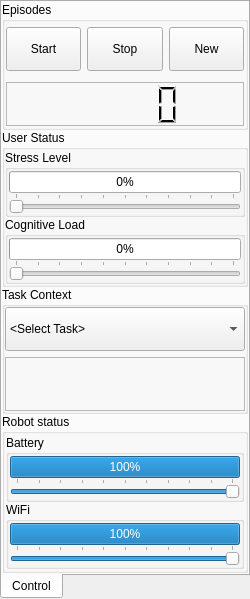
<?xml version="1.0" encoding="UTF-8"?>
<ui version="4.0">
 <class>AUIParameters</class>
 <widget class="QDockWidget" name="AUIParameters">
  <property name="geometry">
   <rect>
    <x>0</x>
    <y>0</y>
    <width>250</width>
    <height>599</height>
   </rect>
  </property>
  <property name="sizePolicy">
   <sizepolicy hsizetype="Fixed" vsizetype="Preferred">
    <horstretch>0</horstretch>
    <verstretch>0</verstretch>
   </sizepolicy>
  </property>
  <property name="minimumSize">
   <size>
    <width>250</width>
    <height>599</height>
   </size>
  </property>
  <property name="maximumSize">
   <size>
    <width>300</width>
    <height>524287</height>
   </size>
  </property>
  <property name="windowTitle">
   <string>AUI Parameters</string>
  </property>
  <widget class="QWidget" name="AUIParams">
   <layout class="QVBoxLayout" name="verticalLayout">
    <property name="margin">
     <number>0</number>
    </property>
    <item>
     <widget class="QTabWidget" name="contents">
      <property name="maximumSize">
       <size>
        <width>16777215</width>
        <height>16777215</height>
       </size>
      </property>
      <property name="tabPosition">
       <enum>QTabWidget::South</enum>
      </property>
      <property name="currentIndex">
       <number>0</number>
      </property>
      <widget class="QWidget" name="Tab1">
       <attribute name="title">
        <string>Control</string>
       </attribute>
       <layout class="QVBoxLayout" name="tab1Layout">
        <property name="spacing">
         <number>0</number>
        </property>
        <property name="margin">
         <number>0</number>
        </property>
        <item>
         <widget class="QGroupBox" name="episodes">
          <property name="maximumSize">
           <size>
            <width>16777215</width>
            <height>16777215</height>
           </size>
          </property>
          <property name="title">
           <string>Episodes</string>
          </property>
          <layout class="QGridLayout" name="episodesLayout">
           <property name="margin">
            <number>1</number>
           </property>
           <property name="spacing">
            <number>6</number>
           </property>
           <item row="1" column="0" alignment="Qt::AlignHCenter|Qt::AlignVCenter">
            <widget class="QPushButton" name="startEpisodeButton">
             <property name="minimumSize">
              <size>
               <width>44</width>
               <height>44</height>
              </size>
             </property>
             <property name="text">
              <string>Start</string>
             </property>
             <property name="checkable">
              <bool>false</bool>
             </property>
             <property name="flat">
              <bool>false</bool>
             </property>
            </widget>
           </item>
           <item row="1" column="2" alignment="Qt::AlignHCenter|Qt::AlignVCenter">
            <widget class="QPushButton" name="resetEpisodeButton">
             <property name="minimumSize">
              <size>
               <width>44</width>
               <height>44</height>
              </size>
             </property>
             <property name="autoFillBackground">
              <bool>true</bool>
             </property>
             <property name="text">
              <string>New</string>
             </property>
             <property name="autoDefault">
              <bool>true</bool>
             </property>
             <property name="flat">
              <bool>false</bool>
             </property>
            </widget>
           </item>
           <item row="1" column="1" alignment="Qt::AlignHCenter|Qt::AlignVCenter">
            <widget class="QPushButton" name="stopEpisodeButton">
             <property name="minimumSize">
              <size>
               <width>44</width>
               <height>44</height>
              </size>
             </property>
             <property name="text">
              <string>Stop</string>
             </property>
             <property name="checkable">
              <bool>false</bool>
             </property>
            </widget>
           </item>
           <item row="2" column="0" colspan="3">
            <widget class="QLCDNumber" name="episodeTimer">
             <property name="minimumSize">
              <size>
               <width>60</width>
               <height>30</height>
              </size>
             </property>
             <property name="maximumSize">
              <size>
               <width>16777215</width>
               <height>44</height>
              </size>
             </property>
             <property name="frameShape">
              <enum>QFrame::StyledPanel</enum>
             </property>
             <property name="frameShadow">
              <enum>QFrame::Plain</enum>
             </property>
            </widget>
           </item>
          </layout>
         </widget>
        </item>
        <item>
         <widget class="QGroupBox" name="userStatus">
          <property name="maximumSize">
           <size>
            <width>16777215</width>
            <height>16777215</height>
           </size>
          </property>
          <property name="title">
           <string>User Status</string>
          </property>
          <layout class="QVBoxLayout" name="userStatusLayout">
           <property name="spacing">
            <number>0</number>
           </property>
           <property name="margin">
            <number>0</number>
           </property>
           <item>
            <widget class="QGroupBox" name="stress">
             <property name="title">
              <string>Stress Level</string>
             </property>
             <property name="flat">
              <bool>true</bool>
             </property>
             <layout class="QVBoxLayout" name="stressLayout">
              <property name="spacing">
               <number>0</number>
              </property>
              <property name="margin">
               <number>1</number>
              </property>
              <item>
               <widget class="QProgressBar" name="stressLevel">
                <property name="mouseTracking">
                 <bool>true</bool>
                </property>
                <property name="maximum">
                 <number>10</number>
                </property>
                <property name="value">
                 <number>0</number>
                </property>
               </widget>
              </item>
              <item>
               <widget class="QSlider" name="stressSlider">
                <property name="maximum">
                 <number>10</number>
                </property>
                <property name="orientation">
                 <enum>Qt::Horizontal</enum>
                </property>
                <property name="tickPosition">
                 <enum>QSlider::TicksAbove</enum>
                </property>
                <property name="tickInterval">
                 <number>1</number>
                </property>
               </widget>
              </item>
             </layout>
            </widget>
           </item>
           <item>
            <widget class="QGroupBox" name="cognitiveLoad">
             <property name="title">
              <string>Cognitive Load</string>
             </property>
             <property name="flat">
              <bool>true</bool>
             </property>
             <layout class="QVBoxLayout" name="cognitiveLoadLayout">
              <property name="spacing">
               <number>0</number>
              </property>
              <property name="margin">
               <number>1</number>
              </property>
              <item>
               <widget class="QProgressBar" name="cognitiveLoadLevel">
                <property name="maximum">
                 <number>10</number>
                </property>
                <property name="value">
                 <number>0</number>
                </property>
               </widget>
              </item>
              <item>
               <widget class="QSlider" name="cognitiveLoadSlider">
                <property name="maximum">
                 <number>10</number>
                </property>
                <property name="orientation">
                 <enum>Qt::Horizontal</enum>
                </property>
                <property name="tickPosition">
                 <enum>QSlider::TicksAbove</enum>
                </property>
                <property name="tickInterval">
                 <number>1</number>
                </property>
               </widget>
              </item>
             </layout>
            </widget>
           </item>
          </layout>
         </widget>
        </item>
        <item>
         <widget class="QGroupBox" name="taskContext">
          <property name="maximumSize">
           <size>
            <width>16777215</width>
            <height>16777215</height>
           </size>
          </property>
          <property name="title">
           <string>Task Context</string>
          </property>
          <layout class="QVBoxLayout" name="taskLayout">
           <property name="margin">
            <number>0</number>
           </property>
           <item>
            <widget class="QComboBox" name="currentContext">
             <property name="minimumSize">
              <size>
               <width>0</width>
               <height>44</height>
              </size>
             </property>
             <property name="sizeAdjustPolicy">
              <enum>QComboBox::AdjustToContents</enum>
             </property>
             <property name="frame">
              <bool>true</bool>
             </property>
             <item>
              <property name="text">
               <string>&lt;Select Task&gt;</string>
              </property>
             </item>
             <item>
              <property name="text">
               <string>Forward navigation</string>
              </property>
             </item>
             <item>
              <property name="text">
               <string>Backward navigation</string>
              </property>
             </item>
             <item>
              <property name="text">
               <string>Camera inspection</string>
              </property>
             </item>
             <item>
              <property name="text">
               <string>Map review</string>
              </property>
             </item>
             <item>
              <property name="text">
               <string>New screenshot</string>
              </property>
             </item>
            </widget>
           </item>
           <item>
            <widget class="QLabel" name="currentWidget">
             <property name="minimumSize">
              <size>
               <width>0</width>
               <height>30</height>
              </size>
             </property>
             <property name="frameShape">
              <enum>QFrame::StyledPanel</enum>
             </property>
             <property name="frameShadow">
              <enum>QFrame::Raised</enum>
             </property>
             <property name="text">
              <string>&lt;No Widget&gt;</string>
             </property>
            </widget>
           </item>
          </layout>
         </widget>
        </item>
        <item>
         <widget class="QGroupBox" name="robotStatus">
          <property name="maximumSize">
           <size>
            <width>16777215</width>
            <height>16777215</height>
           </size>
          </property>
          <property name="title">
           <string>Robot status</string>
          </property>
          <layout class="QVBoxLayout" name="AUIStatusLayout">
           <property name="spacing">
            <number>0</number>
           </property>
           <property name="margin">
            <number>1</number>
           </property>
           <item>
            <widget class="QGroupBox" name="AUIbatteryLevel">
             <property name="title">
              <string>Battery</string>
             </property>
             <property name="flat">
              <bool>true</bool>
             </property>
             <layout class="QVBoxLayout" name="AUIbatteryLayout">
              <property name="spacing">
               <number>0</number>
              </property>
              <property name="margin">
               <number>1</number>
              </property>
              <item>
               <widget class="QProgressBar" name="AUIbattery">
                <property name="mouseTracking">
                 <bool>true</bool>
                </property>
                <property name="value">
                 <number>100</number>
                </property>
               </widget>
              </item>
              <item>
               <widget class="QSlider" name="batterySlider">
                <property name="maximum">
                 <number>100</number>
                </property>
                <property name="value">
                 <number>100</number>
                </property>
                <property name="orientation">
                 <enum>Qt::Horizontal</enum>
                </property>
                <property name="tickPosition">
                 <enum>QSlider::TicksAbove</enum>
                </property>
                <property name="tickInterval">
                 <number>10</number>
                </property>
               </widget>
              </item>
             </layout>
            </widget>
           </item>
           <item>
            <widget class="QGroupBox" name="AUIwifiLevel">
             <property name="title">
              <string>WiFi</string>
             </property>
             <property name="flat">
              <bool>true</bool>
             </property>
             <layout class="QVBoxLayout" name="AUIwifiLayout">
              <property name="spacing">
               <number>0</number>
              </property>
              <property name="margin">
               <number>1</number>
              </property>
              <item>
               <widget class="QProgressBar" name="AUIwifi">
                <property name="mouseTracking">
                 <bool>true</bool>
                </property>
                <property name="value">
                 <number>100</number>
                </property>
                <property name="alignment">
                 <set>Qt::AlignCenter</set>
                </property>
                <property name="textVisible">
                 <bool>true</bool>
                </property>
                <property name="textDirection">
                 <enum>QProgressBar::TopToBottom</enum>
                </property>
               </widget>
              </item>
              <item>
               <widget class="QSlider" name="wifiSlider">
                <property name="maximum">
                 <number>100</number>
                </property>
                <property name="value">
                 <number>100</number>
                </property>
                <property name="orientation">
                 <enum>Qt::Horizontal</enum>
                </property>
                <property name="tickPosition">
                 <enum>QSlider::TicksAbove</enum>
                </property>
                <property name="tickInterval">
                 <number>10</number>
                </property>
               </widget>
              </item>
             </layout>
            </widget>
           </item>
          </layout>
         </widget>
        </item>
       </layout>
      </widget>
     </widget>
    </item>
   </layout>
  </widget>
 </widget>
 <resources/>
 <connections>
  <connection>
   <sender>stressSlider</sender>
   <signal>valueChanged(int)</signal>
   <receiver>stressLevel</receiver>
   <slot>setValue(int)</slot>
   <hints>
    <hint type="sourcelabel">
     <x>157</x>
     <y>258</y>
    </hint>
    <hint type="destinationlabel">
     <x>161</x>
     <y>227</y>
    </hint>
   </hints>
  </connection>
  <connection>
   <sender>wifiSlider</sender>
   <signal>valueChanged(int)</signal>
   <receiver>AUIwifi</receiver>
   <slot>setValue(int)</slot>
   <hints>
    <hint type="sourcelabel">
     <x>225</x>
     <y>597</y>
    </hint>
    <hint type="destinationlabel">
     <x>225</x>
     <y>561</y>
    </hint>
   </hints>
  </connection>
  <connection>
   <sender>batterySlider</sender>
   <signal>valueChanged(int)</signal>
   <receiver>AUIbattery</receiver>
   <slot>setValue(int)</slot>
   <hints>
    <hint type="sourcelabel">
     <x>131</x>
     <y>696</y>
    </hint>
    <hint type="destinationlabel">
     <x>135</x>
     <y>660</y>
    </hint>
   </hints>
  </connection>
  <connection>
   <sender>cognitiveLoadSlider</sender>
   <signal>valueChanged(int)</signal>
   <receiver>cognitiveLoadLevel</receiver>
   <slot>setValue(int)</slot>
   <hints>
    <hint type="sourcelabel">
     <x>93</x>
     <y>342</y>
    </hint>
    <hint type="destinationlabel">
     <x>96</x>
     <y>314</y>
    </hint>
   </hints>
  </connection>
 </connections>
</ui>
